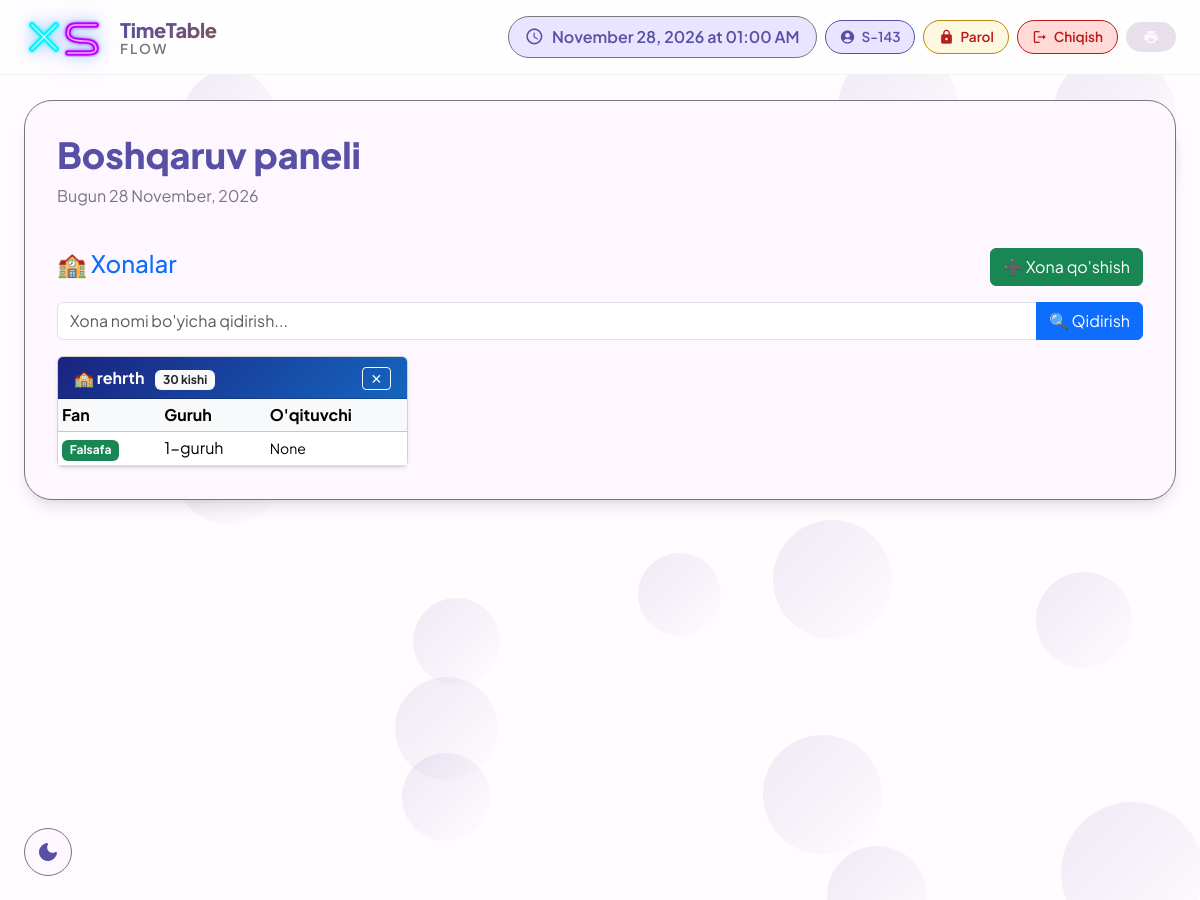
The app's page /raspisaniya/rooms/ (signed in) with its own data.
### raspisaniya/models.py (models this page shows, shortened)
class Room(models.Model):
    name = models.CharField(max_length=100)
    capacity = models.PositiveIntegerField(default=30)
    class Meta:
        ordering = ['name']

class CourseGroup(models.Model):
    course = models.ForeignKey(Course, on_delete=models.CASCADE, related_name='groups')
    teacher = models.ForeignKey(Teacher, on_delete=models.SET_NULL, null=True, blank=True)
    students = models.ManyToManyField(Student, blank=True)
    group_number = models.PositiveIntegerField(default=1)
    start_time = models.TimeField(null=True, blank=True)
    weekdays = models.JSONField(default=list, blank=True)
    language = models.CharField(max_length=10, choices=LANGUAGE_CHOICES, default='uz')
    is_scheduled = models.BooleanField(default=False)
    room = models.ForeignKey('Room', null=True, blank=True, on_delete=models.SET_NULL)
    teacher_can_edit = models.BooleanField(default=False)  # Admin ruxsat bergan
    display_col = models.PositiveIntegerField(null=True, blank=True)  # Haftalik jadval ustuni (N-QATOR) — admin qo'lda tortib qo'ygan ustun raqami

class Course(models.Model):
    subject = models.ForeignKey(Subject, on_delete=models.CASCADE)
    start_date = models.DateField()
    end_date = models.DateField()
    total_lessons = models.PositiveIntegerField()
    lessons_per_week = models.PositiveIntegerField()
    lesson_duration = models.PositiveIntegerField(default=80)
    include_saturday = models.BooleanField(default=False)
    preferred_weekdays = models.JSONField(default=list, blank=True)

class Subject(models.Model):
    name = models.CharField(max_length=100, unique=True)
    def __str__(self):
        return self.name

### raspisaniya/views/rooms_subjects.py (the view)
# urls.py: path('rooms/', views.room_list, name='room_list'),
@login_required
def room_list(request):
    q = request.GET.get('q', '').strip()
    rooms = Room.objects.prefetch_related(
        'coursegroup_set__course__subject',
        'coursegroup_set__teacher',
    ).all().order_by('name')
    if q:
        rooms = rooms.filter(name__icontains=q)
    return render(request, 'raspisaniya/room_list.html', {'rooms': rooms, 'q': q})

### templates/raspisaniya/room_list.html (shortened to what this page needs)
{% extends 'raspisaniya/base.html' %}
{% block content %}
<div class="d-flex justify-content-between align-items-center mb-3">
    <h4 class="text-primary">🏫 Xonalar</h4>
    <a href="{% url 'room_create' %}" class="btn btn-success">➕ Xona qo'shish</a>
</div>
<form method="get" class="mb-3">
    <div class="input-group">
        <input type="text" name="q" value="{{ q }}" class="form-control" placeholder="Xona nomi bo'yicha qidirish...">
        <button type="submit" class="btn btn-primary">🔍 Qidirish</button>
    </div>
</form>
{% if rooms %}
<div class="row g-3">
    {% for room in rooms %}
    <div class="col-md-6 col-lg-4">
        <div class="card h-100 shadow-sm">
            <div class="card-header d-flex justify-content-between align-items-center"
                 style="background: linear-gradient(135deg, #1a237e, #1565c0); color: white;">
                <div>
                    <strong>🏫 {{ room.name }}</strong>
                    <span class="badge bg-light text-dark ms-2">{{ room.capacity }} kishi</span>
                </div>
                <form method="post" action="{% url 'room_delete' room.pk %}"
                      onsubmit="return confirm('{{ room.name }} ni o\'chirasizmi?')">
                    <button type="submit" class="btn btn-sm btn-outline-light px-2 py-0">✕</button>
                </form>
            </div>
            <div class="card-body p-0">
                {% with groups=room.coursegroup_set.all %}
                {% if groups %}
                <div class="table-responsive">
                <table class="table table-sm table-hover mb-0">
                    <thead class="table-light">
                        <tr>
                            <th>Fan</th>
                            <th>Guruh</th>
                            <th>O'qituvchi</th>
                        </tr>
                    </thead>
                    <tbody>
                        {% for grp in groups %}
                        <tr>
                            <td>
                                <span class="badge bg-success">{{ grp.course.subject }}</span>
                            </td>
                            <td>{{ grp.group_number }}-guruh
                            </td>
                            <td><small>{{ grp.teacher }}</small></td>
                        </tr>
                        {% endfor %}
                    </tbody>
                </table>
                </div>
                {% else %}
                <div class="text-center text-muted py-3">
                    <small>Hech qaysi guruh biriktirilmagan</small>
                </div>
                {% endif %}
                {% endwith %}
            </div>
        </div>
    </div>
    {% endfor %}
</div>
{% else %}
<div class="alert alert-info">Hozircha xona yo'q.</div>
{% endif %}
{% endblock %}

### templates/raspisaniya/base.html (shortened to what this page needs)
{% load static %}
<!DOCTYPE html>
<html lang="uz">
<head>
    <link href="https://cdn.jsdelivr.net/npm/bootstrap@5.3.2/dist/css/bootstrap.min.css" rel="stylesheet">
</head>
<body>
    <div class="bubbles" id="bubbles"></div>
    <div class="app-bar" id="appBar">
        <div class="container-fluid px-4">
            <div class="d-flex justify-content-between align-items-center">
                <div class="d-flex align-items-center gap-3">
                    <a href="{% url 'reset_database' %}" class="xs-main-logo" title="Reset Database" style="text-decoration: none; display: inline-block;">
                    </a>
                    <a href="{% url 'lesson_list' %}" class="text-decoration-none">
                        <div style="line-height:1.15;">
                            <div style="font-size:1.25rem;font-weight:800;background:linear-gradient(135deg,var(--md-primary),var(--md-tertiary));-webkit-background-clip:text;-webkit-text-fill-color:transparent;letter-spacing:-0.3px;">TimeTable</div>
                            <div style="font-size:0.85rem;font-weight:600;color:var(--md-outline);letter-spacing:2px;text-transform:uppercase;">Flow</div>
                        </div>
                    </a>
                </div>
                <div class="d-flex gap-2 align-items-center flex-wrap">
                    <div class="current-time d-none d-lg-flex">
                        <span class="material-icons-round">schedule</span>
                        <span id="timeDisplay">--:--</span>
                    </div>
                    {% if user.is_authenticated %}
                    <div class="user-chip">
                        <span class="material-icons-round">
                        </span>
                        <span>{{ user.get_full_name|default:user.username }}</span>
                    </div>
                    <a href="{% url 'change_password' %}" class="logout-chip d-none d-lg-inline-flex" style="background:#fff8e1; color:#b8860b; border-color:#b8860b;">
                        <span class="material-icons-round">lock</span>Parol
                    </a>
                    <a href="{% url 'logout' %}" class="logout-chip d-none d-lg-inline-flex">
                        <span class="material-icons-round">logout</span>Chiqish
                    </a>
                    {% endif %}
                    <button class="md-chip" onclick="window.print()">
                        <span class="material-icons-round">print</span>
                    </button>
                </div>
            </div>
        </div>
    </div>
    <button class="theme-toggle" id="themeToggle">
    </button>
    <div class="container-fluid px-4">
        <div class="md-surface">
            <div class="d-flex justify-content-between align-items-center mb-4">
                <div>
                    <h1 class="display-small d-inline-flex align-items-center gap-2">
                        {% block page_title %}Boshqaruv paneli{% endblock %}
                    </h1>
                    <p class="body-large">{% block page_subtitle %}Bugun {% now "j F, Y" %}{% endblock %}</p>
                </div>
            </div>
            {% block content %}{% endblock %}
        </div>
    </div>
</body>
</html>

### templates/raspisaniya/base.html (style rules this page uses)
* { margin: 0; padding: 0; box-sizing: border-box; }
:root { --md-primary: #5850a4; --md-primary-container: #e9e4ff; --md-secondary: #625b71; --md-secondary-container: #e8def8; --md-tertiary: #7d5260; --md-tertiary-container: #ffd8e4; --md-surface: #fef7ff; --md-surface-variant: #e7e0ec; --md-background: #fffbfe; --md-error: #ba1a1a; --md-error-container: #ffdad6; --md-outline: #79747e; --md-shadow: 0 4px 6px -2px rgba(0,0,0,0.05), 0 10px 15px -3px rgba(0,0,0,0.1); }
body { font-family: 'Plus Jakarta Sans', sans-serif; background: var(--md-background); color: var(--md-surface); transition: all 0.3s ease; min-height: 100vh; position: relative; }
.bubbles { position: fixed; width: 100%; height: 100%; z-index: -1; overflow: hidden; top: 0; left: 0; }
.app-bar { background: rgba(255,255,255,0.8); backdrop-filter: blur(20px); -webkit-backdrop-filter: blur(20px); border-bottom: 1px solid rgba(0,0,0,0.05); padding: 1rem 0; position: fixed; width: 100%; top: 0; z-index: 1000; transition: all 0.3s ease; }
.user-chip { display: inline-flex; align-items: center; gap: 6px; padding: 6px 14px; border-radius: 40px; background: var(--md-primary-container); color: var(--md-primary) !important; font-weight: 600; font-size: 0.85rem; border: 1px solid var(--md-primary); }
.user-chip .material-icons-round { font-size: 1rem; color: inherit; }
.logout-chip { display: inline-flex; align-items: center; gap: 6px; padding: 6px 14px; border-radius: 40px; background: #ffdad6; color: #ba1a1a !important; font-weight: 600; font-size: 0.85rem; border: 1px solid #ba1a1a; text-decoration: none; transition: all 0.2s ease; }
.logout-chip .material-icons-round { font-size: 1rem; color: inherit; }
.xs-main-logo { display: inline-flex; text-decoration: none; transition: transform 0.25s cubic-bezier(0.4,0,0.2,1), filter 0.25s ease; filter: drop-shadow(0 0 6px rgba(34,211,238,0.4)) drop-shadow(0 0 12px rgba(168,85,247,0.3)); }
.current-time { display: flex; align-items: center; gap: 8px; padding: 8px 16px; background: var(--md-primary-container); border-radius: 32px; color: var(--md-primary); font-weight: 600; border: 1px solid var(--md-outline); }
.current-time .material-icons-round { font-size: 1.2rem; }
.md-surface { background: var(--md-surface); border-radius: 28px; box-shadow: var(--md-shadow); padding: 2rem; margin-top: 100px; margin-bottom: 2rem; border: 1px solid var(--md-outline); transition: all 0.3s ease; animation: surfaceAppear 0.6s ease; }
.md-chip { display: inline-flex; align-items: center; gap: 8px; padding: 6px 16px; border-radius: 32px; background: var(--md-surface-variant); color: var(--md-surface); font-size: 0.9rem; font-weight: 500; border: 1px solid transparent; transition: all 0.2s ease; cursor: pointer; }
.md-chip .material-icons-round { font-size: 1rem; }
.theme-toggle { position: fixed; bottom: 24px; left: 24px; width: 48px; height: 48px; border-radius: 50%; background: var(--md-surface); border: 1px solid var(--md-outline); display: flex; align-items: center; justify-content: center; cursor: pointer; z-index: 1000; transition: all 0.3s ease; color: var(--md-primary); }
.display-small { font-size: 2.25rem; font-weight: 800; line-height: 1.2; color: var(--md-primary); }
.body-large { font-size: 1rem; line-height: 1.5; color: var(--md-outline); }

### records on screen
Room: name "rehrth", capacity "30"
CourseGroup: course.subject "Falsafa", group_number "1", teacher "None"

### other values on screen
{{ user.get_full_name|default:user.username }} "S-143"
